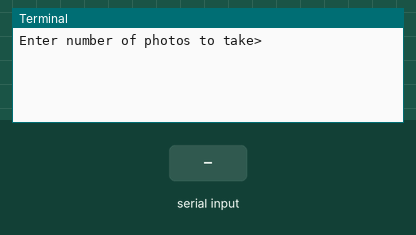
Bench run of a program on a simulated Raspberry Pi (BCM pin numbers). Shown: the last lines printed to the terminal. Inputs (shaded band) come from the test bench. The camera gives no picture and a still takes 0.5 s.

Above: at 1.2 s.
1.3 s: "5" typed at the terminal
At 2.5 s:
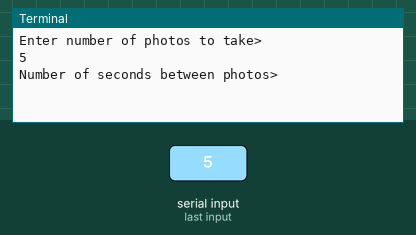
2.8 s: "90" typed at the terminal
At 4.1 s:
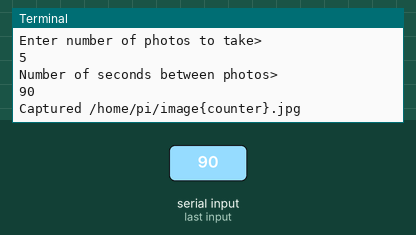

Measured:
- after the input at 1.3 s, the terminal: prints a new line at once (image 1)
- after the input at 2.8 s, the terminal: prints a new line at once (image 2)

The program:

CameraTimelapse.py
```python
#!/usr/bin/env python

import time
import picamera

camera = picamera.PiCamera()

def startTimelapse(count, delay):
    pics = 0
    for x in camera.capture_continuous("/home/pi/image{counter}.jpg"):
        print "Captured %s" % (x)
        time.sleep(delay)
        pics += 1
        if (pics == count):
            break

if __name__ == '__main__':
    try:
      while True:
          count = int(raw_input("Enter number of photos to take> "))
          delay = int(raw_input("Number of seconds between photos> "))
          startTimelapse(count, delay)

    except KeyboardInterrupt:
        print "Exiting"

    finally:
        # Remember to close the camera to prevent GPU memory leaks!
        camera.close()
```
